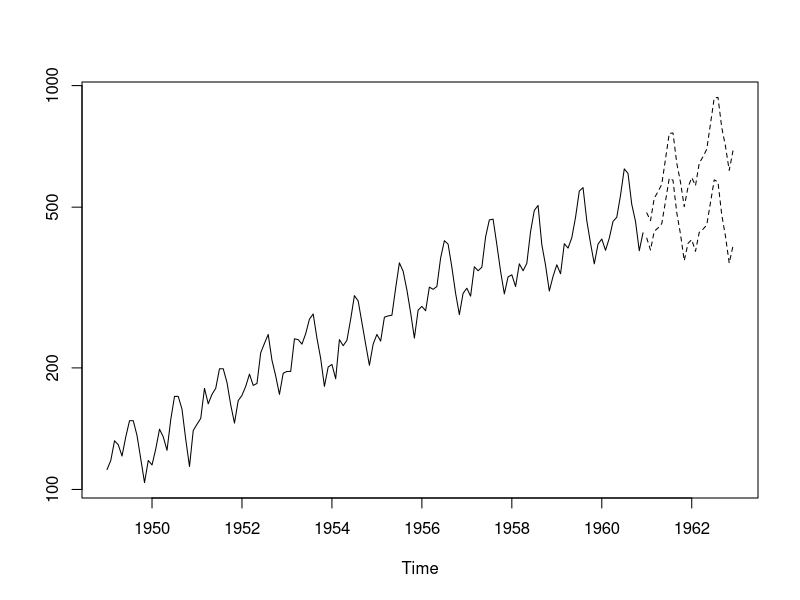
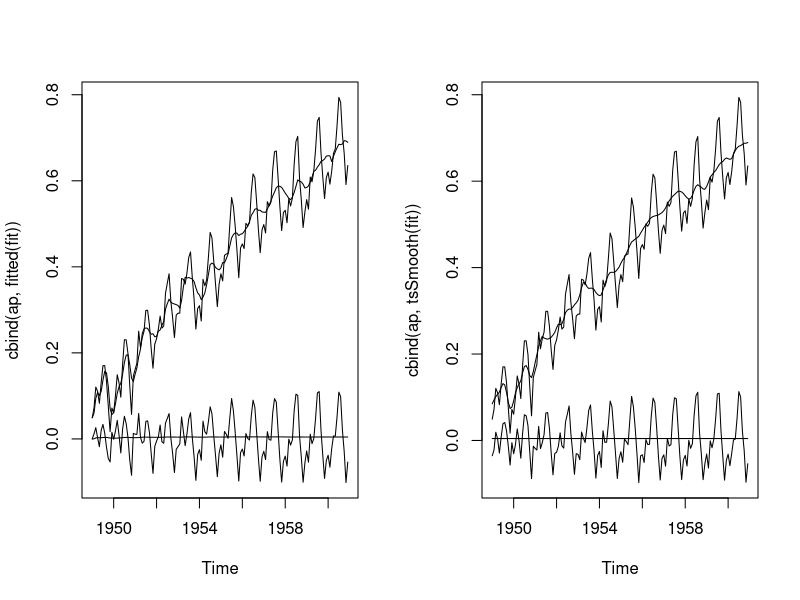

The R script that drew these images, in order:
## Not run: 
## These are quite slow and so not run by example(AirPassengers)

## The classic 'airline model', by full ML
(fit <- arima(log10(AirPassengers), c(0, 1, 1),
              seasonal = list(order = c(0, 1, 1), period = 12)))
update(fit, method = "CSS")
update(fit, x = window(log10(AirPassengers), start = 1954))
pred <- predict(fit, n.ahead = 24)
tl <- pred$pred - 1.96 * pred$se
tu <- pred$pred + 1.96 * pred$se
ts.plot(AirPassengers, 10^tl, 10^tu, log = "y", lty = c(1, 2, 2))

## full ML fit is the same if the series is reversed, CSS fit is not
ap0 <- rev(log10(AirPassengers))
attributes(ap0) <- attributes(AirPassengers)
arima(ap0, c(0, 1, 1), seasonal = list(order = c(0, 1, 1), period = 12))
arima(ap0, c(0, 1, 1), seasonal = list(order = c(0, 1, 1), period = 12),
      method = "CSS")

## Structural Time Series
ap <- log10(AirPassengers) - 2
(fit <- StructTS(ap, type = "BSM"))
par(mfrow = c(1, 2))
plot(cbind(ap, fitted(fit)), plot.type = "single")
plot(cbind(ap, tsSmooth(fit)), plot.type = "single")

## End(Not run)

datasets:: AirPassengers

summary(AirPassengers)
mean(AirPassengers)

is.object(AirPassengers)

isS4(AirPassengers)